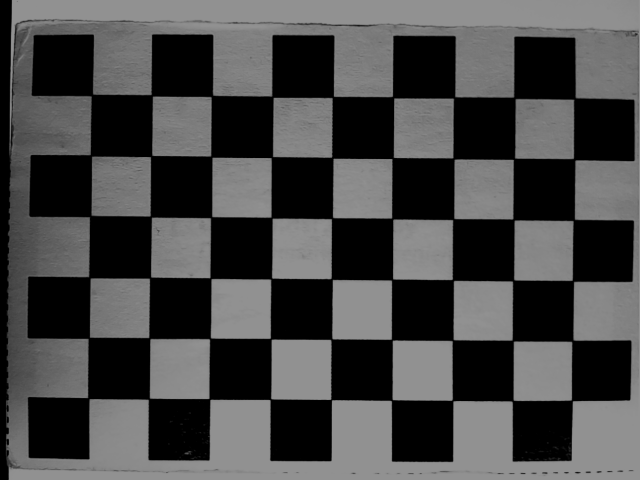
#> input picture phase 3/chessboard.bmp, 640 x 480 px
$ jupyter execute word_frame.ipynb
#> lines starting #> are read from the running program, lines starting #| are printed output that depends on the picture; after the words box and inside, x2 and y2 are one past the last pixel; in counts of white or black regions, pixels touching at a corner belong together
[cell 1]
#%%
import numpy as np
import cv2
import tkinter as tk
from tkinter import filedialog
import matplotlib.pyplot as plt
import os

# === Definizione omografia manuale ===
# Punti nel mondo (mm)
p_1_w = np.array([21, 14])
p_2_w = np.array([56, 14])
p_3_w = np.array([63, 35])
p_4_w = np.array([28, 28])

# Punti immagine (pixel)
p_1_i = np.array([211, 338])
p_2_i = np.array([514, 341])
p_3_i = np.array([573, 159])
p_4_i = np.array([271, 217])

world_points = np.array([p_1_w, p_2_w, p_3_w, p_4_w], dtype=np.float64)
image_points = np.array([p_1_i, p_2_i, p_3_i, p_4_i], dtype=np.float64)

def compute_homography(world_pts, image_pts):
    A = []
    for i in range(len(world_pts)):
        X, Y = world_pts[i]
        x, y = image_pts[i]
        A.append([-X, -Y, -1, 0, 0, 0, x*X, x*Y, x])
        A.append([0, 0, 0, -X, -Y, -1, y*X, y*Y, y])
    A = np.array(A)
    _, _, Vt = np.linalg.svd(A)
    H = Vt[-1].reshape(3, 3)
    return H / H[2, 2]

def image_to_world(H, img_pts):
    H_inv = np.linalg.inv(H)
    world_pts = []
    for pt in img_pts:
        img_coord = np.array([pt[0], pt[1], 1.0])
        world_coord = H_inv @ img_coord
        world_coord /= world_coord[2]
        world_pts.append(world_coord[:2])
    return np.array(world_pts)

# Calcolo omografia
H = compute_homography(world_points, image_points)

# === GUI per selezione file immagine ===
root = tk.Tk()
root.withdraw()  # Nasconde la finestra principale
file_path = filedialog.askopenfilename(title="Seleziona l'immagine con i baricentri")
#> the answer given: chessboard.bmp

if not file_path:
    raise Exception("Nessuna immagine selezionata.")

# === Elaborazione immagine ===
image = cv2.imread(file_path)
#> image is the input picture: shape (480, 640, 3); min 0, max 146, mean 72
image_rgb = cv2.cvtColor(image, cv2.COLOR_BGR2RGB)
gray = cv2.cvtColor(image, cv2.COLOR_BGR2GRAY)
_, binary = cv2.threshold(gray, 10, 255, cv2.THRESH_BINARY)
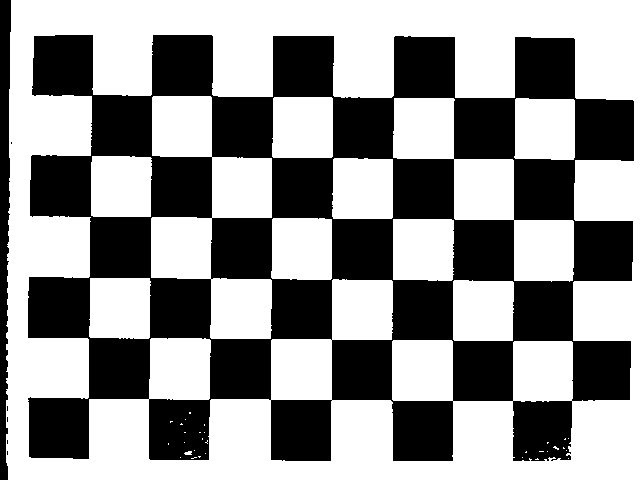
#> binary: shape (480, 640); 57.3% white; 7 black regions (5 under 20 px), largest, box (x1, y1, x2, y2) and area: (28, 35, 634, 461) 127237, (0, 0, 11, 480) 4010

# Etichettatura componenti connesse
num_labels, labels = cv2.connectedComponents(binary)
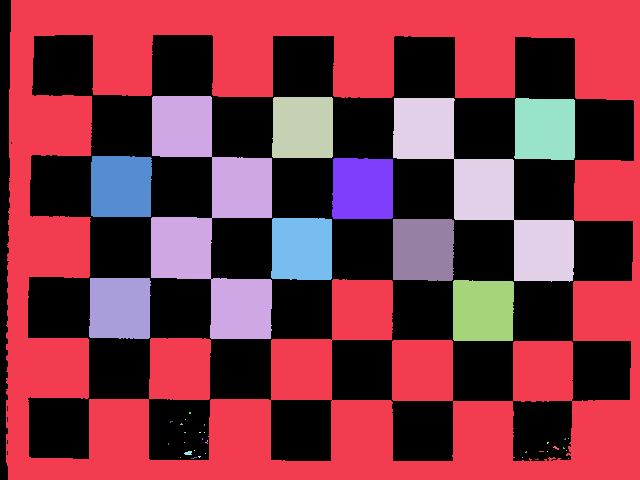
#> labels: shape (480, 640) int32; 42 distinct labels, from 0 to 41; one colour per label, 0 black
#> num_labels = 42

# Estrazione baricentri
centroids = []
for label in range(1, num_labels):  # salta lo sfondo
    coords = np.column_stack(np.where(labels == label))
    if coords.size == 0:
        continue
    centroid = np.mean(coords, axis=0)  # (y, x)
    centroids.append((centroid[1], centroid[0]))  # salva come (x, y)
#> this loop made 41 passes
#> centroid on passes 1, 2, 3, 4, 5, 6, 7, 8, 9, 10, 11, 13: [244.7, 318.7], [217.4, 210.9], [127.1, 302.4], [188.8, 483.2], [128.6, 544.5], [186.1, 120.6], [188.3, 362.3], [248.4, 301.5], [249.1, 422.9], [307.7, 119.5], [310.3, 482.6], [419, 185]
#> (coords, centroid) on passes 12, 14, 15, 16, 17, 18: ([[412, 189], [412, 190], [413, 189], [413, 190]], [412.5, 189.5]), ([[421, 170], [421, 171], [421, 172], [422, 170]], [421.2, 170.8]), ([[423, 181], [424, 180], [424, 181], [424, 182]], [423.8, 181]), ([[424, 204], [425, 204]], [424.5, 204]), ([[432, 184], [432, 185]], [432, 184.5]), ([[432, 199], [432, 200]], [432, 199.5])
#> after the loop, centroids = 41 pairs, first value 119.5 to 568, second value 127.1 to 458.8

centroids = np.array(centroids)
centroids_world = image_to_world(H, centroids)
#> the loop in image_to_world, `for pt in img_pts:` made 41 passes
#> (img_coord, world_coord) on passes 1 to 12: ([318.7, 244.7, 1], [33.51, 24.86, 1]), ([210.9, 217.4, 1], [21.03, 27.89, 1]), ([302.4, 127.1, 1], [31.68, 38.42, 1]), ([483.2, 188.8, 1], [52.59, 31.47, 1]), ([544.5, 128.6, 1], [59.74, 38.48, 1]), ([120.6, 186.1, 1], [10.55, 31.41, 1]), ([362.3, 188.3, 1], [38.59, 31.4, 1]), ([301.5, 248.4, 1], [31.52, 24.41, 1]), ([422.9, 249.1, 1], [45.56, 24.46, 1]), ([119.5, 307.7, 1], [10.41, 17.38, 1]), ([482.6, 310.3, 1], [52.41, 17.49, 1]), ([189.5, 412.5, 1], [18.49, 5.42, 1])
#> after the loop in image_to_world, `for pt in img_pts:`: world_pts = 41 pairs, first value 10.41 to 62.12, second value 0.274 to 38.48
#> centroids_world has the same summary as world_pts in image_to_world

# === Visualizzazione con baricentri e coordinate globali ===
fig, ax = plt.subplots(figsize=(10, 8))
ax.imshow(image_rgb)
for i, (pt_img, pt_w) in enumerate(zip(centroids, centroids_world)):
    x, y = pt_img
    Xw, Yw = pt_w
    ax.plot(x, y, 'ro')
    ax.text(x + 5, y - 5, f"({Xw:.1f}, {Yw:.1f}) mm", color='yellow', fontsize=10, weight='bold')
#> this loop made 41 passes
#> (x, y, Xw, Yw) on passes 1 to 12: (318.7, 244.7, 33.51, 24.86), (210.9, 217.4, 21.03, 27.89), (302.4, 127.1, 31.68, 38.42), (483.2, 188.8, 52.59, 31.47), (544.5, 128.6, 59.74, 38.48), (120.6, 186.1, 10.55, 31.41), (362.3, 188.3, 38.59, 31.4), (301.5, 248.4, 31.52, 24.41), (422.9, 249.1, 45.56, 24.46), (119.5, 307.7, 10.41, 17.38), (482.6, 310.3, 52.41, 17.49), (189.5, 412.5, 18.49, 5.42)

ax.set_title("Baricentri con coordinate nel riferimento globale (mm)")
ax.axis('off')
plt.tight_layout()
plt.show()
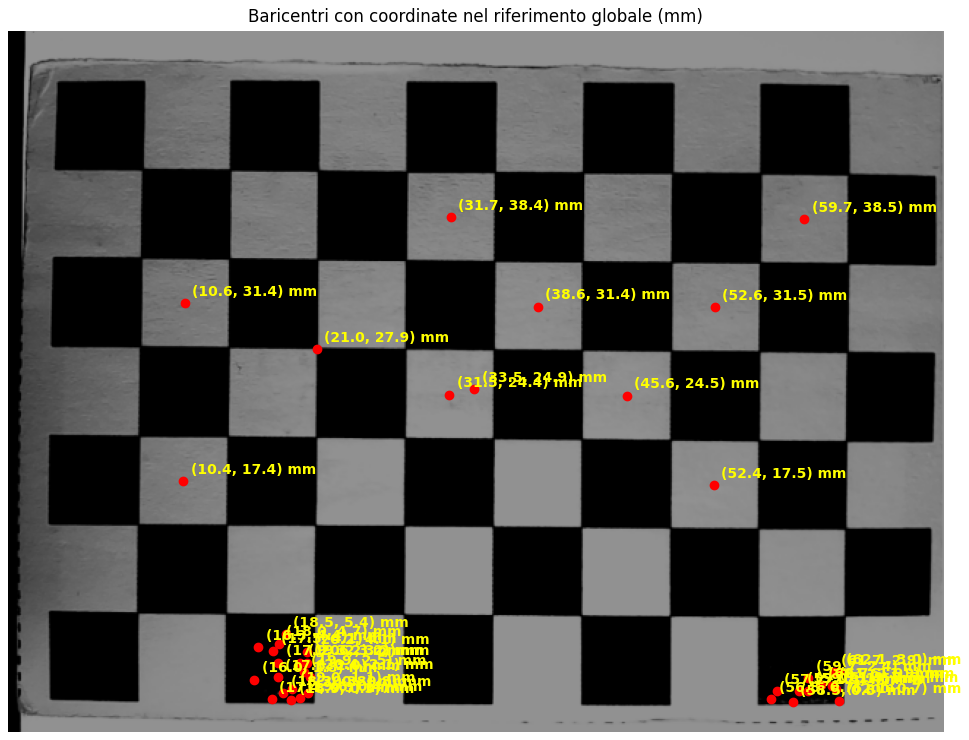
#> figure drawn by matplotlib, 1 panel
